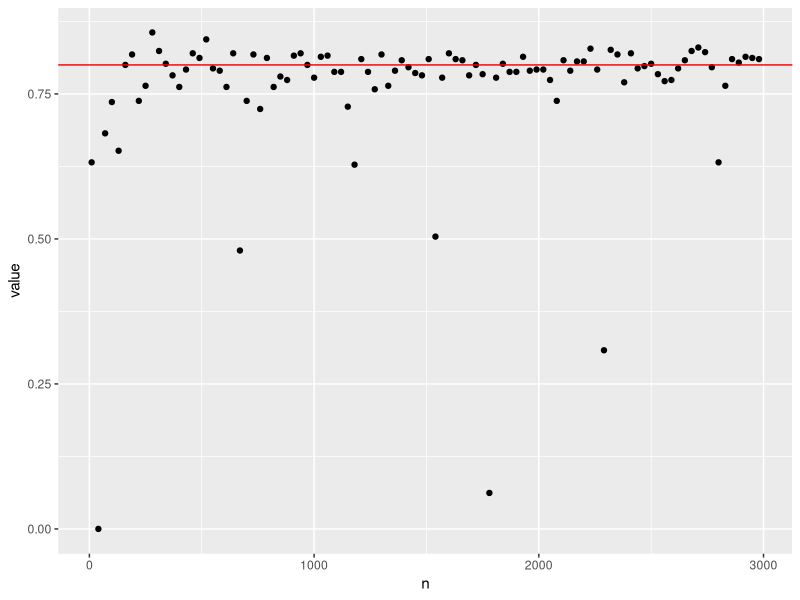
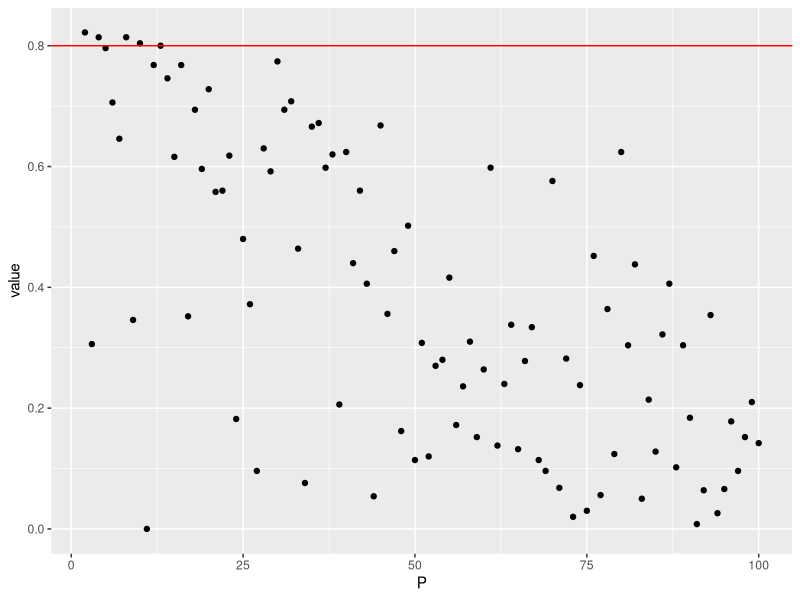

Source code (R) for these figures, in order:
## ---- chunk 1
knitr::opts_chunk$set(echo = TRUE)
library(tidyverse)
library(mvtnorm)
library(ggpubr)
set.seed(2024)
## ---- chunk 2
# Args:
#   dim: The dimension of the covariance matrix
#
# Returns:
#   A valid dim x dim covariance matrix
DrawCovMat <- function(dim) {
  A <- runif(dim**2) %>% matrix(dim, dim)
  return(A %*% t(A))
}
## ---- chunk 3
# Args:
#   n_obs: The number of regression observations
#   cov_mat: A dim x dim valid covariance matrix
#
# Returns:
#   A n_obs x dim matrix of normally distributed random regressors
#   where the rows have covariance cov_mat
SimulateRegressors <- function(n_obs, cov_mat) {
  # first check whether the covariance matrix is valid
  eig <- eigen(cov_mat)
  if (!(all(eig$values >= 0))) {
    stop("The covariance matrix is not PSD")
  }
  # then, find the square root of the cov matrix so that when it multiplies the 
  # standard multivariate normal random vectors, it will generate a multi-normal 
  # vector with the required cov matrix.
  cov_mat_root <- eig$vectors %*% diag(sqrt(eig$values)) %*% t(eig$vectors)
  dim <- ncol(cov_mat)
  rand_normal_mat <- rnorm(n_obs * dim) %>% matrix(n_obs, dim)
  # Since we want the rows to have covariance cov_mat, we can multiply it with the
  # transpose of the square root matrix on the right.
  A <- rand_normal_mat %*% t(cov_mat_root)
  return(A)
}
## ---- chunk 4
# Args:
#   x_mat: A n_obs x dim matrix of regressors
#   beta: A dim-length vector of true regression coefficients
#   sigma: The standard deviation of the residuals
#
# Returns:
#   A n_obs-vector of responses drawn from the regression
#   model y_n ~ x_n^T \beta + \epsilon_n, where \epsilon_n
#   is distributed N(0, sigma^2),
SimulateResponses <- function(x_mat, beta, sigma) {
    n_obs <- nrow(x_mat)
    dim <- ncol(x_mat)
    epsilon <- rnorm(n_obs, mean = 0, sd = sigma**2) %>% matrix(n_obs, 1)
    return(x_mat %*% beta + epsilon)
}
## ---- chunk 5
# Args:
#   x: A n_obs x dim matrix of regressors
#   y: A n_obs-length vector of responses
#
# Returns:
#   A dim-length vector estimating the coefficient 
#   for the least squares regression y ~ x.
GetBetahat <- function(x, y) {
    return(solve(t(x) %*% x) %*% t(x) %*% y)
}
## ---- chunk 6
# Args:
#   x: A n_obs x dim matrix of regressors
#   y: A n_obs-length vector of responses
#
# Returns:
#   An estimate of the residual standard deviation 
#   for the least squares regression y ~ x.
GetSigmahat <- function(x, y) {
  sigma <- y - x %*% GetBetahat(x, y)
  return(sd(sigma))
}
## ---- chunk 7
N <- 500000
dim <- 4
sigma <- 1
x <- SimulateRegressors(N, DrawCovMat(dim)) # a static regressor
b <- runif(dim) # the true regressor
y <- SimulateResponses(x, b, sigma)
GetSigmahat(x, y) 
# We can see that this approaches 1 when the observations is large
## ---- chunk 8
set.seed(2024)
testFunc <- function(N, P, sigma, beta, N_new){
  X <- SimulateRegressors(N, DrawCovMat(P))
  Y <- SimulateResponses(X, beta, sigma)
  beta_hat <- GetBetahat(X, Y)
  sigma_hat <- GetSigmahat(X, Y)
  # Simulate new data
  X_new <- SimulateRegressors(N_new, DrawCovMat(P))
  Y_new <- SimulateResponses(X_new, beta, sigma)
  # Form 80% predictive interval:
  #   use the new regressors multiply with the beta_hat to calculated the
  # predicted responses. The upper bound is given by the predicted responses times
  # the 90% quantile of the normal distribution with a variance we set at the
  # beginning. The lower bound works similar but with the 10% quantile. The region
  # between is the approximately 80% predictive interval for each Y_new.
  up_bound <- X_new %*% beta_hat + qnorm(0.9, mean = 0, sd = sigma_hat)
  low_bound <- X_new %*% beta_hat + qnorm(0.1, mean = 0, sd = sigma_hat)
  count <- 0
  for (i in 1:500){
    if (Y_new[i] < up_bound[i] & Y_new[i] > low_bound[i]) {
      count = count + 1
    }
  }
  count / 500 # the number is approximately 80%
}
N <- 1000
P <- 3
beta <- runif(P) # set the seed to make beta static
sigma <- 2
N_new <- 500
testFunc(N, P, sigma, beta, N_new)
## ---- chunk 9
set.seed(2024)
DrawFunc <- function(n_obs_vec=seq(10, 3000, by=30)) {
  result <- data.frame()
  for(n_obs in n_obs_vec) {
    result <- bind_rows(result, 
                        data.frame(n=n_obs, 
                                   value=testFunc(n_obs, P, sigma, beta, N_new)))
  }
  return(result)
}
result <- DrawFunc()
ggplot(result) +
  geom_point(aes(x=n, y=value), alpha=1.0) +
  geom_hline(aes(yintercept=0.8), color="red")
## ---- chunk 10
set.seed(2024)
DrawFunc <- function(P_vec=seq(2, 100, by=1)) {
  result <- data.frame()
  for(P_new in P_vec) {
    beta_new <- runif(P_new)
    result <- bind_rows(result, data.frame(
      P=P_new, 
      value=testFunc(N, P_new, sigma, beta_new, N_new)))
  }
  return(result)
}
result <- DrawFunc()
ggplot(result) +
  geom_point(aes(x=P, y=value), alpha=1.0) +
  geom_hline(aes(yintercept=0.8), color="red")
## ---- chunk 11
set.seed(2024)
SimulateResponses_new <- function(x_mat, beta, sigma) {
    n_obs <- nrow(x_mat)
    dim <- ncol(x_mat)
    epsilon <- rt(n_obs, df = 2 / (sigma**2 - 1)) %>% matrix(n_obs, 1) 
    # Since the variance of t(v) is v/(v-2)
    return(x_mat %*% beta + epsilon)
}
testFunc_new <- function(N, P, sigma, beta, N_new){
  X <- SimulateRegressors(N, DrawCovMat(P))
  Y <- SimulateResponses(X, beta, sigma)
  beta_hat <- GetBetahat(X, Y)
  sigma_hat <- GetSigmahat(X, Y)
  # Simulate new data
  X_new <- SimulateRegressors(N_new, DrawCovMat(P))
  Y_new <- SimulateResponses_new(X_new, beta, sigma)
  # Form 80% predictive interval:
  up_bound <- X_new %*% beta_hat + qt(0.9, df = 2 / (sigma_hat**2 - 1))
  low_bound <- X_new %*% beta_hat + qt(0.1, df = 2 / (sigma_hat**2 - 1))
  count <- 0
  for (i in 1:500){
    if (Y_new[i] < up_bound[i] & Y_new[i] > low_bound[i]) {
      count = count + 1
    }
  }
  count / 500 # the number is approximately 80%
}
N <- 1000
P <- 3
beta <- runif(P) # set the seed to make beta static
sigma <- 2
N_new <- 500
df <- data.frame(dist=c("N","T"), 
                 value=c(testFunc(N, P, sigma, beta, N_new), 
                         testFunc_new(N, P, sigma, beta, N_new)))
df
## ---- chunk 12
set.seed(2024)
SimulateResponses_new2 <- function(x_mat, beta, sigma) {
    n_obs <- nrow(x_mat)
    dim <- ncol(x_mat)
    epsilon <- rchisq(n_obs, df = sigma**2 / 2) %>% matrix(n_obs, 1) 
    # Since the variance of chi(k) is 2k
    return(x_mat %*% beta + epsilon)
}
testFunc_new2 <- function(N, P, sigma, beta, N_new){
  X <- SimulateRegressors(N, DrawCovMat(P))
  Y <- SimulateResponses(X, beta, sigma)
  beta_hat <- GetBetahat(X, Y)
  sigma_hat <- GetSigmahat(X, Y)
  # Simulate new data
  X_new <- SimulateRegressors(N_new, DrawCovMat(P))
  Y_new <- SimulateResponses_new2(X_new, beta, sigma)
  # Form 80% predictive interval:
  up_bound <- X_new %*% beta_hat + qchisq(0.9, df = sigma**2 / 2)
  low_bound <- X_new %*% beta_hat + qchisq(0.1, df = sigma**2 / 2)
  count <- 0
  for (i in 1:500){
    if (Y_new[i] < up_bound[i] & Y_new[i] > low_bound[i]) {
      count = count + 1
    }
  }
  count / 500 # the number is approximately 80%
}
N <- 1000
P <- 3
beta <- runif(P) # set the seed to make beta static
sigma <- 2
N_new <- 500
df <- data.frame(dist=c("N","Chi-Square"), 
                 value=c(testFunc(N, P, sigma, beta, N_new), 
                         testFunc_new2(N, P, sigma, beta, N_new)))
df
## ---- chunk 13
set.seed(2024)
SimulateResponses_new3 <- function(x_mat, beta, sigma) {
    n_obs <- nrow(x_mat)
    dim <- ncol(x_mat)
    epsilon <- runif(n_obs, min=0, max=sqrt(12 * sigma**2)) %>% matrix(n_obs, 1) 
    # Since the variance of uniform(0,b) is b^2/12
    return(x_mat %*% beta + epsilon)
}
testFunc_new3 <- function(N, P, sigma, beta, N_new){
  X <- SimulateRegressors(N, DrawCovMat(P))
  Y <- SimulateResponses(X, beta, sigma)
  beta_hat <- GetBetahat(X, Y)
  sigma_hat <- GetSigmahat(X, Y)
  # Simulate new data
  X_new <- SimulateRegressors(N_new, DrawCovMat(P))
  Y_new <- SimulateResponses_new3(X_new, beta, sigma)
  # Form 80% predictive interval:
  up_bound <- X_new %*% beta_hat + qunif(0.9, min=0, max=sqrt(12 * sigma**2))
  low_bound <- X_new %*% beta_hat + qunif(0.1, min=0, max=sqrt(12 * sigma**2))
  count <- 0
  for (i in 1:500){
    if (Y_new[i] < up_bound[i] & Y_new[i] > low_bound[i]) {
      count = count + 1
    }
  }
  count / 500 # the number is approximately 80%
}
N <- 1000
P <- 3
beta <- runif(P) # set the seed to make beta static
sigma <- 2
N_new <- 500
df <- data.frame(dist=c("N","uniform"), 
                 value=c(testFunc(N, P, sigma, beta, N_new), 
                         testFunc_new3(N, P, sigma, beta, N_new)))
df
